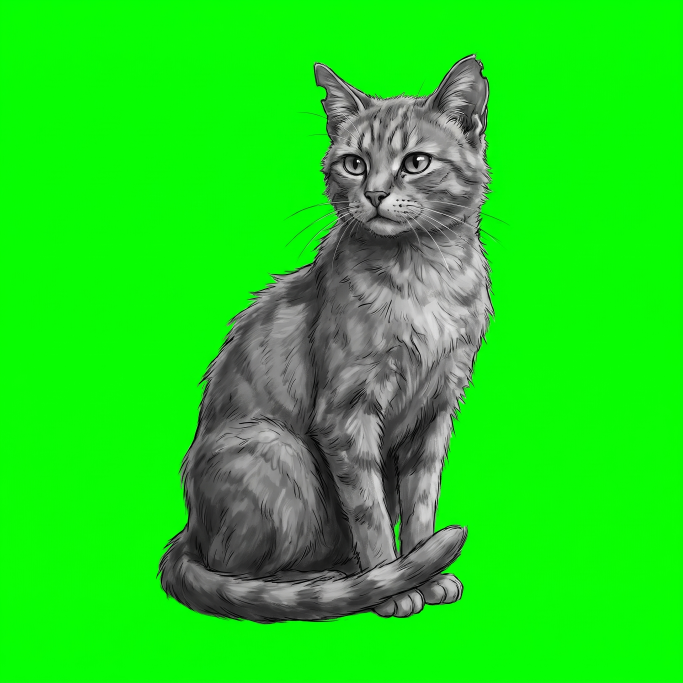
#> input picture art/animals/raw/cat.png, 2048 x 2048 px (shown at 1/3 size)
$ python extract_parts.py ../art/animals/raw/cat.png ../art/animals/raw/pigeon.png 100
#> lines starting #> are read from the running program, lines starting #| are printed output that depends on the picture; after the words box and inside, x2 and y2 are one past the last pixel; in counts of white or black regions, pixels touching at a corner belong together
"""Split a generated parts sheet into transparent PNG pieces.

python3 tools/extract_parts.py sheet.png outdir [min_area]
Writes outdir/part_<n>.png (cropped, alpha) and outdir/parts.json with each
piece's box in sheet coordinates, its long-axis end points (local coords)
and its top/bottom attachment points.
"""
import json, sys
import numpy as np
from PIL import Image
from scipy import ndimage

src, out = sys.argv[1], sys.argv[2]
min_area = int(sys.argv[3]) if len(sys.argv) > 3 else 20000
rgb = np.asarray(Image.open(src).convert('RGB')).astype(int)
g = rgb.mean(2)
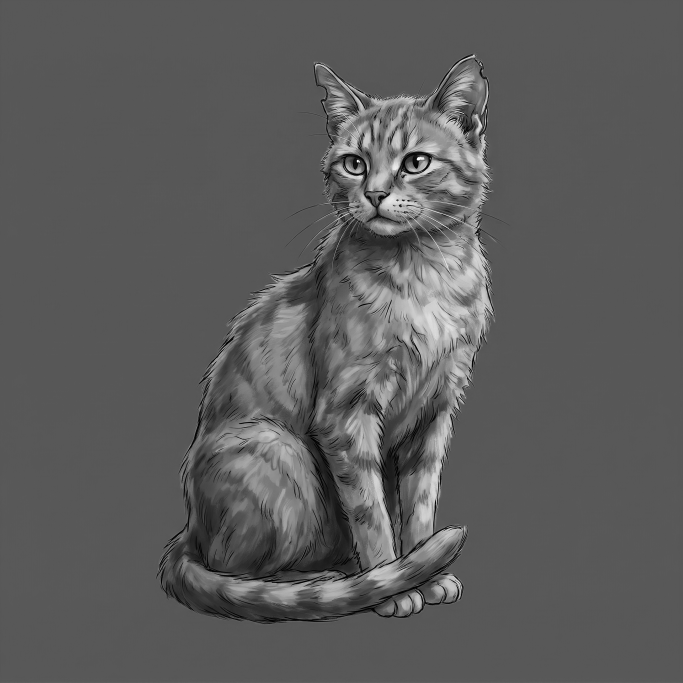
#> g: shape (2048, 2048) float64 (shown at 1/3 size); min 0, max 255, mean 92.6
bg = np.median(np.concatenate([g[:, :20], g[:, -20:]], 1), 1)[:, None]
#> bg = 2048 values, max 94 at index 2047, min 87 at index 0, mean 87.67
fg = np.abs(g - bg) > 9
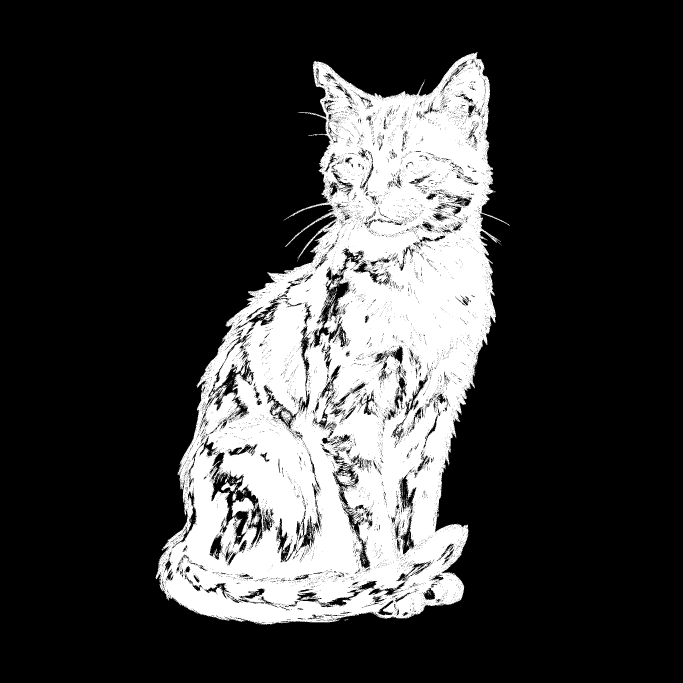
#> fg: shape (2048, 2048) bool (shown at 1/3 size); 23.1% white; 1841 white regions (1810 under 20 px), largest, box (x1, y1, x2, y2) and area: (467, 156, 1529, 1874) 964537, (663, 1446, 712, 1474) 608, (753, 1536, 779, 1577) 411
fg = ndimage.binary_opening(fg, iterations=2)
#> fg: shape (2048, 2048) bool; 21.3% white; 203 white regions (84 under 20 px), largest, box (x1, y1, x2, y2) and area: (468, 159, 1488, 1874) 876763, (695, 1493, 762, 1563) 2326, (971, 946, 1013, 999) 1002
lab0, n0 = ndimage.label(fg)
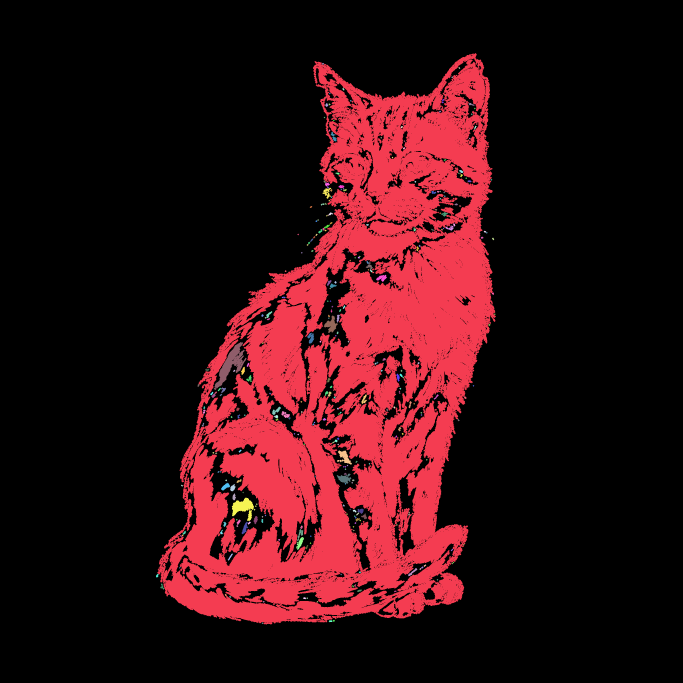
#> lab0: shape (2048, 2048) int32 (shown at 1/3 size); 311 distinct labels, from 0 to 310; one colour per label, 0 black
#> n0 = 310
sizes = ndimage.sum(fg, lab0, range(1, n0 + 1))
#> sizes = 310 values, max 868354 at index 0, min 13 at index 3, mean 2877.8
pieces = []
import os; os.makedirs(out, exist_ok=True)
k = 0
for i, s in enumerate(sizes):
    if s < min_area:
        continue
    m = lab0 == i + 1
    # close gaps where cloth matches the background, then fill holes.
    # Work on a padded crop so the large closing stays fast.
    ys, xs = np.nonzero(m); P = 40
    cy0, cx0 = max(ys.min() - P, 0), max(xs.min() - P, 0)
    sub = m[cy0:ys.max() + P, cx0:xs.max() + P]
    sub = ndimage.binary_closing(sub, structure=np.ones((3, 3)), iterations=22)
    sub = ndimage.binary_fill_holes(sub)
    sub = ndimage.binary_erosion(sub, iterations=2)
    m = np.zeros_like(m); m[cy0:cy0 + sub.shape[0], cx0:cx0 + sub.shape[1]] = sub
    ys, xs = np.nonzero(m)
    x0, x1, y0, y1 = xs.min(), xs.max() + 1, ys.min(), ys.max() + 1
    alpha = ndimage.gaussian_filter(m.astype(float), 1.0)[y0:y1, x0:x1]
    rgba = np.dstack([rgb[y0:y1, x0:x1], (alpha * 255).astype(int)]).astype(np.uint8)
    name = f'part_{k}.png'
    Image.fromarray(rgba, 'RGBA').save(os.path.join(out, name), optimize=True)
    pts = np.stack([xs - x0, ys - y0], 1).astype(float)
    c = pts.mean(0); _, _, vt = np.linalg.svd(pts - c, full_matrices=False); d = vt[0]
    t = (pts - c) @ d
    a, b = c + d * np.percentile(t, 3), c + d * np.percentile(t, 97)
    if a[1] > b[1]: a, b = b, a
    top = pts[pts[:, 1] <= pts[:, 1].min() + 12].mean(0)
    bot = pts[pts[:, 1] >= pts[:, 1].max() - 12].mean(0)
    pieces.append(dict(file=name, box=[int(x0), int(y0), int(x1), int(y1)],
                       axisTop=a.round(1).tolist(), axisBottom=b.round(1).tolist(),
                       top=top.round(1).tolist(), bottom=bot.round(1).tolist()))
    k += 1
#> this loop made 310 passes
#> (s, cy0, cx0, x0, x1, y0, y1, name) on passes 39, 41: (108, 507, 935, 977, 988, 549, 557, 'part_2.png'), (112, 515, 975, 1017, 1031, 557, 563, 'part_3.png')
#> (cy0, cx0, x0, x1, y0, y1, a, b) on passes 64, 114, 161, 229, 247: (596, 1284, 1326, 1342, 638, 648, [13.72, 2.86], [0.648, 5.38]), (810, 950, 992, 1008, 852, 862, [13.96, 3.89], [-0.0324, 5.5]), (1122, 623, 665, 676, 1164, 1177, [7.76, 0.487], [-0.294, 9.8]), (1381, 970, 1012, 1052, 1423, 1449, [4.52, 10.78], [36.56, 13.08]), (1486, 1032, 1074, 1089, 1528, 1540, [0.0809, 3.6], [13.71, 4.78])
#> pass 1, `m = lab0 == i + 1`:
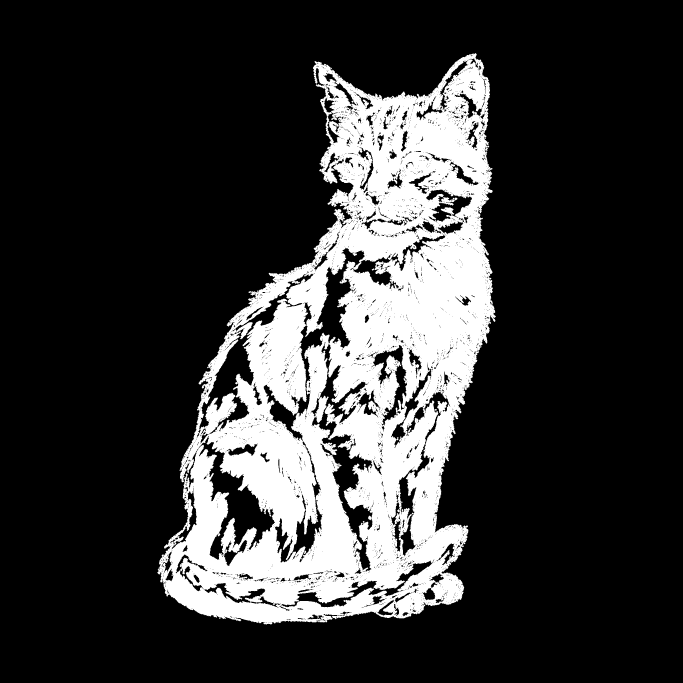
#> m: shape (2048, 2048) bool (shown at 1/3 size); 20.7% white; 1 white region, box (x1, y1, x2, y2) and area: (472, 159, 1488, 1874) 868354
#> pass 1, `sub = ndimage.binary_fill_holes(sub)`:
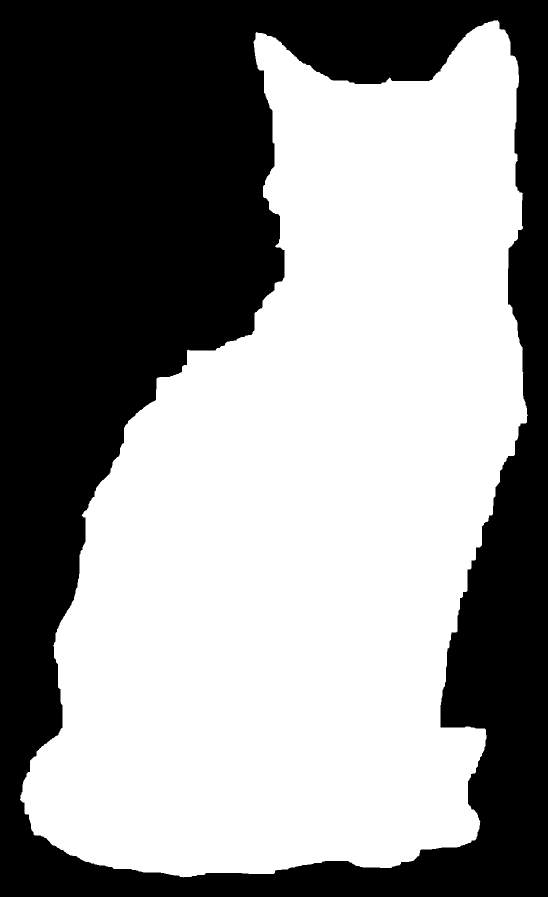
#> sub: shape (1794, 1095) bool (shown at 1/2 size); 56.6% white; 1 black region, box (x1, y1, x2, y2) and area: (0, 0, 1095, 1794) 852590
#> after the loop:
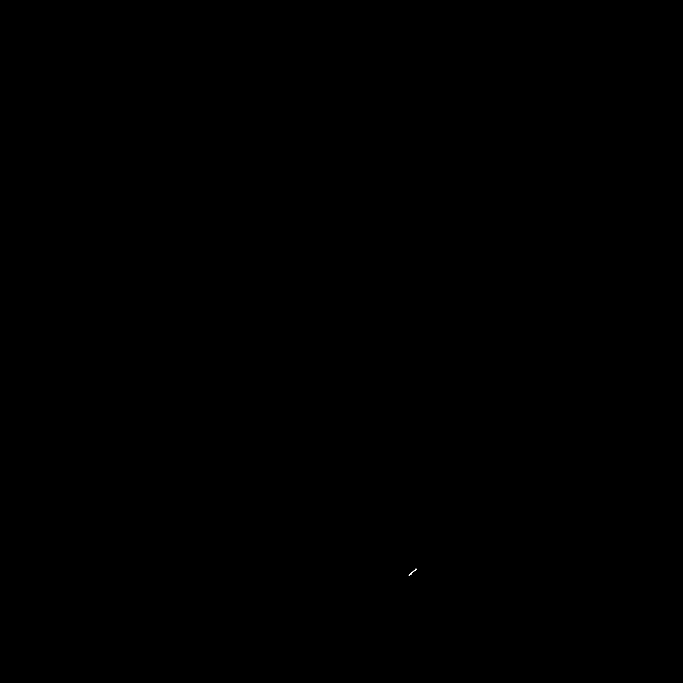
#> m: shape (2048, 2048) bool (shown at 1/3 size); 0% white in thin lines or dots, all inside (x1, y1, x2, y2) = (1226, 1706, 1250, 1727)
#> after the loop:
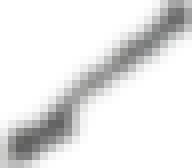
#> rgba: shape (21, 24, 4) (shown 8 times larger); mean R, G, B, A 79.4, 79.6, 79.2, 33.9; transparent parts drawn white
#> after the loop, k = 38; pieces = 38 items
json.dump(dict(source=os.path.basename(src), pieces=pieces), open(os.path.join(out, 'parts.json'), 'w'), indent=1)
print(json.dumps(pieces, indent=1))
#> (printed output is left out)
